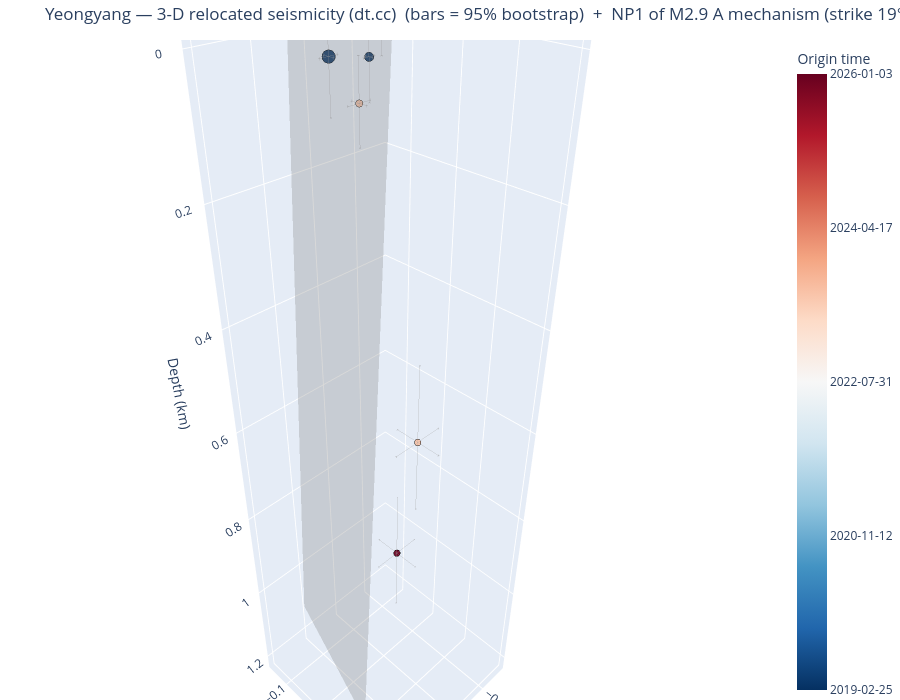

Notebook source saved alongside this figure:
### Markdown cell above
## 5. Seismicity in 3-D (interactive)

`plot_3d_plane` returns an **interactive plotly** 3-D view of the dt.cc hypocentres (relative E–N–depth km,
coloured by origin time, sized by magnitude) with the SVD best-fit fault plane overlaid as a translucent
patch — rotate/zoom to judge planarity and dip. (Interactivity is live in a running notebook; committed
notebooks are output-stripped, and a static export needs the optional `kaleido` package.)

### Code cell
fig3d = viz.plot_3d_plane(cfg, VELMODEL, frame_from=FRAME_FROM, mech_select=MECH_SELECT)
try:                                  # optional static export (needs kaleido); harmless if absent
    fig3d.write_image(f"/tmp/{CLUSTER}_3d.png", scale=2)
except Exception as _e:
    print("(static export skipped — install kaleido for a PNG; the figure is interactive in a live notebook)")
fig3d                                 # <- interactive in JupyterLab: drag to rotate, scroll to zoom

### Figure 1 — Plotly figure (JSON) as saved in the notebook; plotly's stock layout.template omitted (floating-point values rounded to 4 significant figures)
{"data": [{"error_x": {"array": [0.01645, 0.01955, 0.01066, 0.01698, 0.05012, 0.02197, 0.05998], "color": "rgba(80,80,80,0.5)", "thickness": 0.8, "type": "data", "width": 2}, "error_y": {"array": [0.009096, 0.0127, 0.006554, 0.01131, 0.04307, 0.01495, 0.05615], "color": "rgba(80,80,80,0.5)", "thickness": 0.8, "type": "data", "width": 2}, "error_z": {"array": [0.07197, 0.0817, 0.05507, 0.06094, 0.1344, 0.05821, 0.1595], "color": "rgba(80,80,80,0.5)", "thickness": 0.8, "type": "data", "width": 2}, "marker": {"color": [17950.0, 17950.0, 17950.0, 18220.0, 19570.0, 19580.0, 20460.0], "colorbar": {"ticktext": ["2019-02-25", "2020-11-12", "2022-07-31", "2024-04-17", "2026-01-03"], "tickvals": [17950.0, 18580.0, 19200.0, 19830.0, 20460.0], "title": {"text": "Origin time"}}, "colorscale": [[0, "rgb(5,48,97)"], [0.1, "rgb(33,102,172)"], [0.2, "rgb(67,147,195)"], [0.3, "rgb(146,197,222)"], [0.4, "rgb(209,229,240)"], [0.5, "rgb(247,247,247)"], [0.6, "rgb(253,219,199)"], [0.7, "rgb(244,165,130)"], [0.8, "rgb(214,96,77)"], [0.9, "rgb(178,24,43)"], [1, "rgb(103,0,31)"]], "line": {"color": "black", "width": 0.5}, "opacity": 0.95, "size": [15.6, 7.6, 10.8, 9.2, 7.6, 8.4, 7.6]}, "mode": "markers", "name": "Hypocentres", "text": ["200000  M2.9", "200001  M0.9", "200002  M1.7", "200003  M1.3", "200004  M0.9", "200005  M1.1", "200006  M0.9"], "type": "scatter3d", "x": [0.0, -0.0906, -0.0635, -0.0728, -0.0137, -0.0663, -0.2042], "y": [0.0, 0.0081, 0.0106, 0.0109, 0.1574, -0.0124, -0.0569], "z": [0.0, -0.0699, 0.0084, -0.1508, 0.5085, 0.0693, 1.033]}, {"color": "gray", "hoverinfo": "name", "i": [0, 0], "j": [1, 3], "k": [3, 2], "name": "NP1 of M2.9 A mechanism 19/87", "opacity": 0.3, "showscale": false, "type": "mesh3d", "x": [0.1028, 0.04184, 0.005207, -0.05579], "y": [0.1405, 0.161, -0.1496, -0.1291], "z": [1.117, -0.248, 1.117, -0.248]}], "layout": {"height": 700, "margin": {"b": 0, "l": 0, "r": 0, "t": 40}, "scene": {"aspectmode": "data", "xaxis": {"title": {"text": "E (km)"}}, "yaxis": {"title": {"text": "N (km)"}}, "zaxis": {"autorange": "reversed", "title": {"text": "Depth (km)"}}}, "title": {"text": "Yeongyang — 3-D relocated seismicity (dt.cc)  (bars = 95% bootstrap)  +  NP1 of M2.9 A mechanism (strike 19°, dip 87°)"}}}
